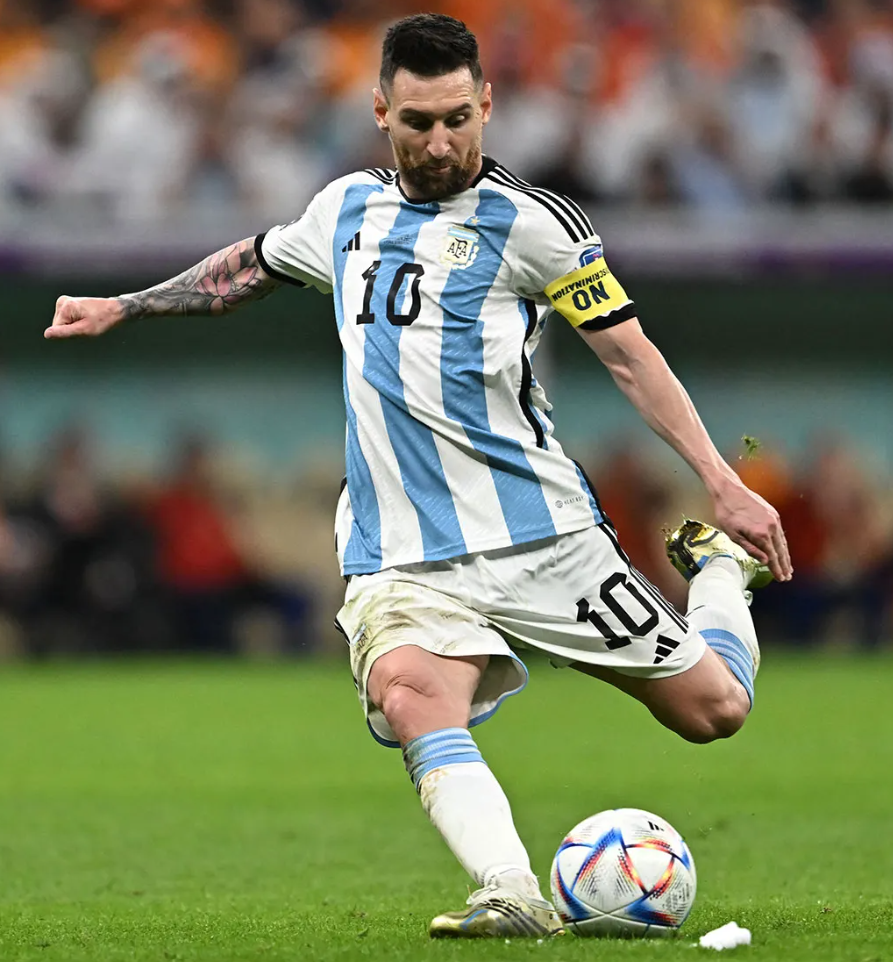
#> input picture images/messi.png, 893 x 962 px
$ jupyter execute sam.ipynb
#> lines starting #> are read from the running program, lines starting #| are printed output that depends on the picture; long printed decimals are rounded
### Spectral Angle Mapper

Concept of SAM:
1) Each image can be "flattened" into a long vector with N = n x m, where n x m is image size in pixels.
2) To compare two images, we treat each flattened image as a vector in a very high-dimensional space.
3) The goal is to measure the angle between these two vectors.
4) If two images are exactly the same, the vectors will point in the same direction, and the angle between them will be 0.
5) If the images are completely different, the vectors will point in opposite directions, and the angle will be π (180 degrees).
6) Cosime similarty is used to measure the "closeness" of the vectors in a high dimensional space.

[cell 1]
import cv2
import numpy as np
import matplotlib.pyplot as plt

[cell 2]
img1 = cv2.imread('images/messi.png')
#> img1 is the input picture: shape (962, 893, 3); mean B, G, R 95.3, 124.2, 118
img2 = cv2.imread('images/leaf.jpg')
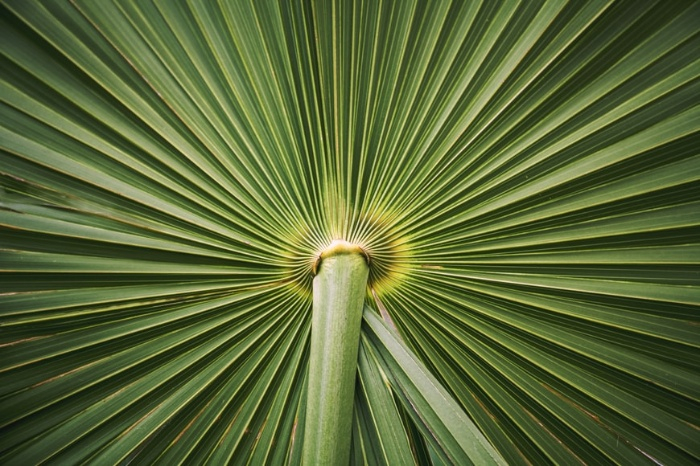
#> input picture images/leaf.jpg, 700 x 466 px
#> img2 is the input picture: shape (466, 700, 3); mean B, G, R 53.9, 103, 87.8

[cell 3]
# Resize the images to have the same dimensions. Images will match the smaller one.
min_height = min(img1.shape[0], img2.shape[0])
#> min_height = 466
min_width = min(img1.shape[1], img2.shape[1])
#> min_width = 700
img1 = cv2.resize(img1, (min_width, min_height))
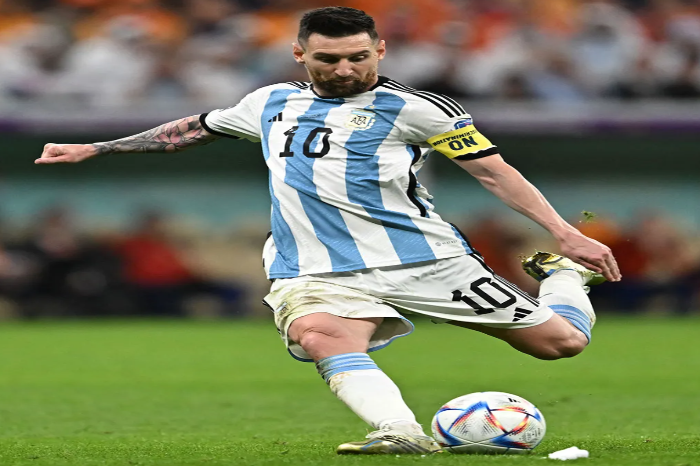
#> img1: shape (466, 700, 3); mean B, G, R 95.2, 124.1, 117.9
img2 = cv2.resize(img2, (min_width, min_height))

[cell 4]
plt.figure(figsize=(6,6))
plt.subplot(221), plt.imshow(img1, cmap='gray')
plt.title('Image 1'), plt.xticks([]), plt.yticks([])
plt.subplot(222), plt.imshow(img2, cmap='gray')
plt.title('Image 2'), plt.xticks([]), plt.yticks([])
plt.show()
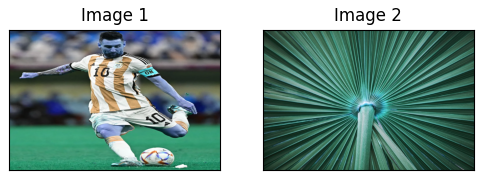
#> figure drawn by matplotlib, 2 panels; B, G, R data is drawn as R, G, B

[cell 5]
# Reshape the images into long vectors (flatten the 2D images to 1D)
img1 = img1.reshape((img1.shape[0]*img1.shape[1], img1.shape[2]))
img2 = img2.reshape((img2.shape[0]*img2.shape[1], img2.shape[2]))

[cell 6]
# Get the number of spectral channels (assume images are in 3D with color channels)
N = img1.shape[1]
#> N = 3

# Initialize an array to store angles for each channel
sam_angles = np.zeros(N)
#> sam_angles = [0, 0, 0]

[cell 7]
# Calculate the angle for each spectral channel
for i in range(N):
    # Dot product of the two vectors for channel i
    dot_product = np.dot(img1[:, i], img2[:, i])

    # Magnitudes (norms) of the vectors for channel i
    norm_img1 = np.linalg.norm(img1[:, i])
    norm_img2 = np.linalg.norm(img2[:, i])

    # Calculate the cosine of the angle and ensure it lies between -1 and 1
    cosine_angle = np.clip(dot_product / (norm_img1 * norm_img2), -1, 1)

    # Calculate the angle in radians and store it
    sam_angles[i] = np.arccos(cosine_angle)
#> this loop made 3 passes
#> (dot_product, norm_img1, norm_img2, cosine_angle) on passes 1 to 3: (13, 65623.2, 36750.9, 5.39e-09), (52, 78518.5, 64281.9, 1.03e-08), (13, 74968, 56728.9, 3.06e-09)
#> after the loop, sam_angles = [1.57, 1.57, 1.57]

[cell 8]
# Print the average angle in degrees across all channels
print(np.degrees(np.mean(sam_angles)))
#| 90.000
